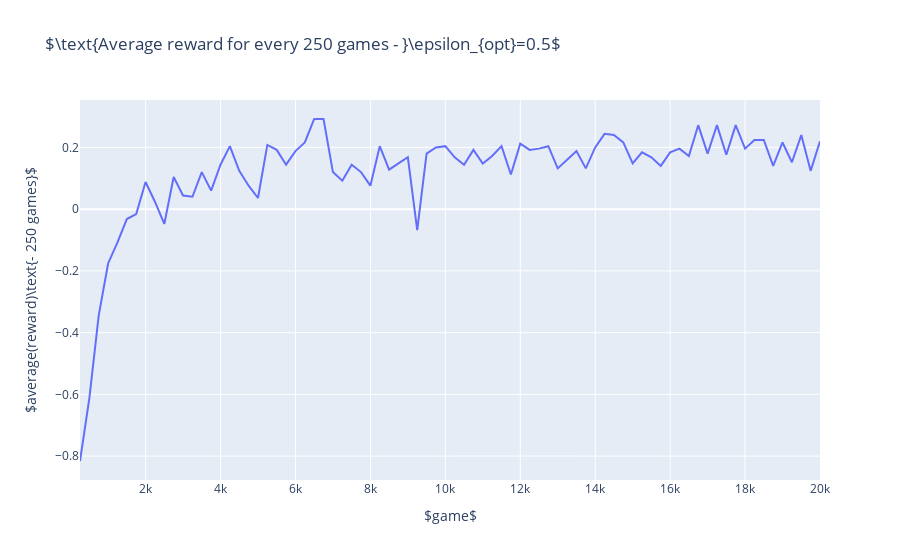

Here is the notebook cell this chart was saved with:
### Code cell
fig = go.Figure()

fig.add_trace(go.Scatter(x=x, y=rewards, mode='lines'))

fig.update_layout(
    title=r'$\text{Average reward for every %d games - }\epsilon_{opt}=0.5$' % averaging_steps,
    xaxis_title=r'$game$',
    yaxis_title=r'$average(reward)\text{- %d games}$' % (averaging_steps),
)

fig.show()
